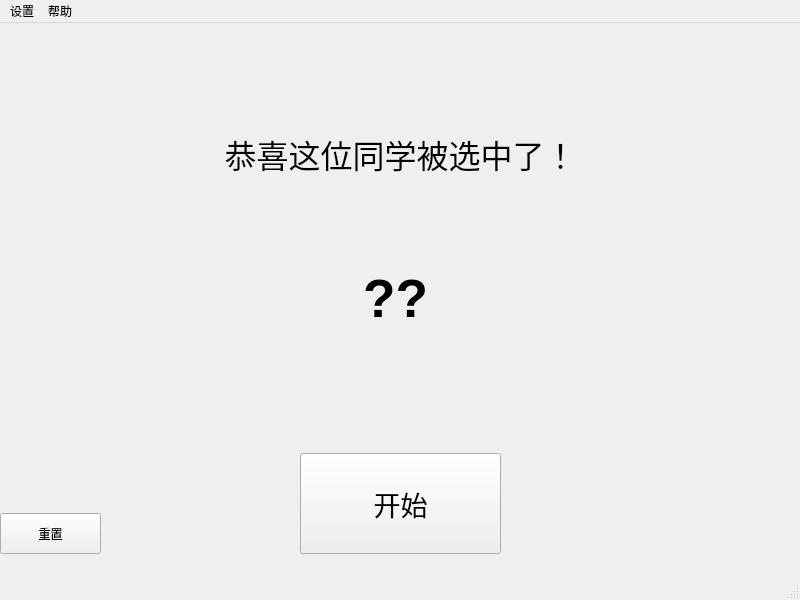
<?xml version="1.0" encoding="UTF-8"?>
<ui version="4.0">
 <class>MainWindow</class>
 <widget class="QMainWindow" name="MainWindow">
  <property name="geometry">
   <rect>
    <x>0</x>
    <y>0</y>
    <width>800</width>
    <height>600</height>
   </rect>
  </property>
  <property name="minimumSize">
   <size>
    <width>800</width>
    <height>600</height>
   </size>
  </property>
  <property name="maximumSize">
   <size>
    <width>800</width>
    <height>600</height>
   </size>
  </property>
  <property name="font">
   <font>
    <weight>50</weight>
    <bold>false</bold>
   </font>
  </property>
  <property name="windowTitle">
   <string>抽奖机</string>
  </property>
  <property name="styleSheet">
   <string notr="true"/>
  </property>
  <widget class="QWidget" name="centralWidget">
   <widget class="QPushButton" name="SPBtn">
    <property name="geometry">
     <rect>
      <x>300</x>
      <y>430</y>
      <width>201</width>
      <height>101</height>
     </rect>
    </property>
    <property name="font">
     <font>
      <pointsize>20</pointsize>
     </font>
    </property>
    <property name="text">
     <string>开始</string>
    </property>
   </widget>
   <widget class="QLabel" name="num">
    <property name="geometry">
     <rect>
      <x>330</x>
      <y>230</y>
      <width>131</width>
      <height>91</height>
     </rect>
    </property>
    <property name="font">
     <font>
      <pointsize>40</pointsize>
      <weight>75</weight>
      <bold>true</bold>
      <underline>false</underline>
      <strikeout>false</strikeout>
     </font>
    </property>
    <property name="text">
     <string>??</string>
    </property>
    <property name="alignment">
     <set>Qt::AlignCenter</set>
    </property>
   </widget>
   <widget class="QLabel" name="tag">
    <property name="geometry">
     <rect>
      <x>0</x>
      <y>60</y>
      <width>801</width>
      <height>141</height>
     </rect>
    </property>
    <property name="font">
     <font>
      <pointsize>24</pointsize>
     </font>
    </property>
    <property name="text">
     <string>恭喜这位同学被选中了！</string>
    </property>
    <property name="alignment">
     <set>Qt::AlignCenter</set>
    </property>
   </widget>
   <widget class="QPushButton" name="resetBtn">
    <property name="geometry">
     <rect>
      <x>0</x>
      <y>490</y>
      <width>101</width>
      <height>41</height>
     </rect>
    </property>
    <property name="text">
     <string>重置</string>
    </property>
   </widget>
  </widget>
  <widget class="QMenuBar" name="menuBar">
   <property name="geometry">
    <rect>
     <x>0</x>
     <y>0</y>
     <width>800</width>
     <height>26</height>
    </rect>
   </property>
   <widget class="QMenu" name="menu">
    <property name="title">
     <string>设置</string>
    </property>
    <addaction name="numSetting"/>
   </widget>
   <widget class="QMenu" name="menu_2">
    <property name="title">
     <string>帮助</string>
    </property>
    <addaction name="about"/>
   </widget>
   <addaction name="menu"/>
   <addaction name="menu_2"/>
  </widget>
  <widget class="QStatusBar" name="statusBar"/>
  <action name="numSetting">
   <property name="text">
    <string>人数设置</string>
   </property>
  </action>
  <action name="picSetting">
   <property name="checkable">
    <bool>false</bool>
   </property>
   <property name="text">
    <string>显示图片</string>
   </property>
  </action>
  <action name="about">
   <property name="text">
    <string>关于</string>
   </property>
  </action>
 </widget>
 <layoutdefault spacing="6" margin="11"/>
 <resources/>
 <connections/>
</ui>
